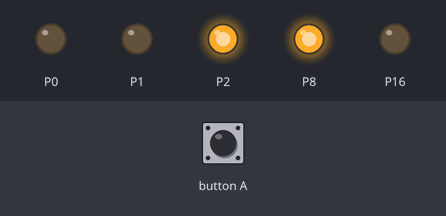
Simulated run of this program. Board: BBC micro:bit (MakeCode). Parts: output pins drawn as LEDs (lit = HIGH). Inputs (shaded band) come from the test bench.

Above: at 1.2 s.
1.3 s: button A pressed for 0.15 s
At 2.4 s:
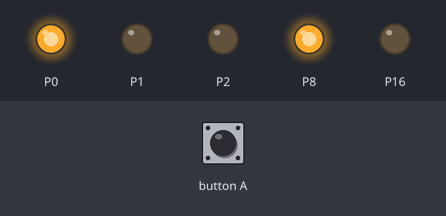
At 8.4 s:
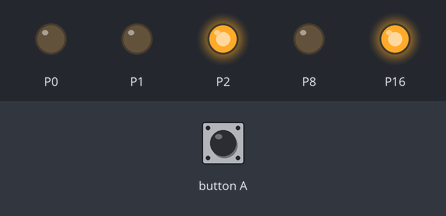
Timing chart, 0 to 18.1 s (numbered marks = the images above; inputs shaded):
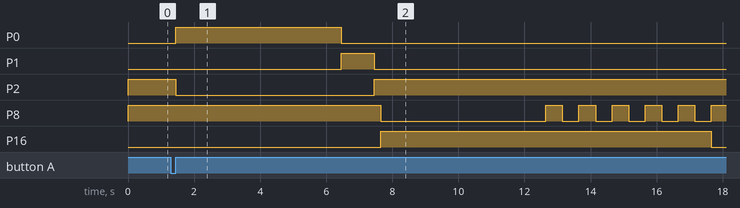

The program:

main.ts
```typescript
function jaune () {
    pins.digitalWritePin(DigitalPin.P0, 0)
    pins.digitalWritePin(DigitalPin.P1, 1)
    pins.digitalWritePin(DigitalPin.P2, 0)
}
input.onButtonPressed(Button.A, function () {
    vert()
    basic.pause(5000)
    jaune()
    basic.pause(1000)
    rouge()
    basic.pause(200)
    pieton()
})
function orange () {
    pins.digitalWritePin(DigitalPin.P8, 1)
    pins.digitalWritePin(DigitalPin.P16, 0)
}
function blanche () {
    pins.digitalWritePin(DigitalPin.P8, 0)
    pins.digitalWritePin(DigitalPin.P16, 1)
}
function pieton () {
    blanche()
    basic.pause(5000)
    for (let index = 0; index < 5; index++) {
        pins.digitalWritePin(DigitalPin.P8, 1)
        basic.pause(500)
        pins.digitalWritePin(DigitalPin.P8, 0)
        basic.pause(500)
    }
    orange()
}
function rouge () {
    pins.digitalWritePin(DigitalPin.P0, 0)
    pins.digitalWritePin(DigitalPin.P1, 0)
    pins.digitalWritePin(DigitalPin.P2, 1)
}
function vert () {
    pins.digitalWritePin(DigitalPin.P0, 1)
    pins.digitalWritePin(DigitalPin.P1, 0)
    pins.digitalWritePin(DigitalPin.P2, 0)
}
rouge()
orange()
basic.forever(function () {

})
```

test.ts
```typescript
// les tests vont ici ; cela ne sera pas compilé si ce paquet est utilisé en tant qu'extension.
```

Measured:
- after the input at 1.3 s, P0: LOW → HIGH after 0.15 s, → LOW 5.0 s later; P1: LOW → HIGH after 5.2 s, → LOW 1.0 s later; P2: HIGH → LOW after 0.15 s, → HIGH 6.0 s later; P8: HIGH → LOW after 6.4 s, then repeats every 1.0 s: HIGH 0.50 s, LOW 0.50 s; P16: LOW → HIGH after 6.4 s, → LOW 10.0 s later
